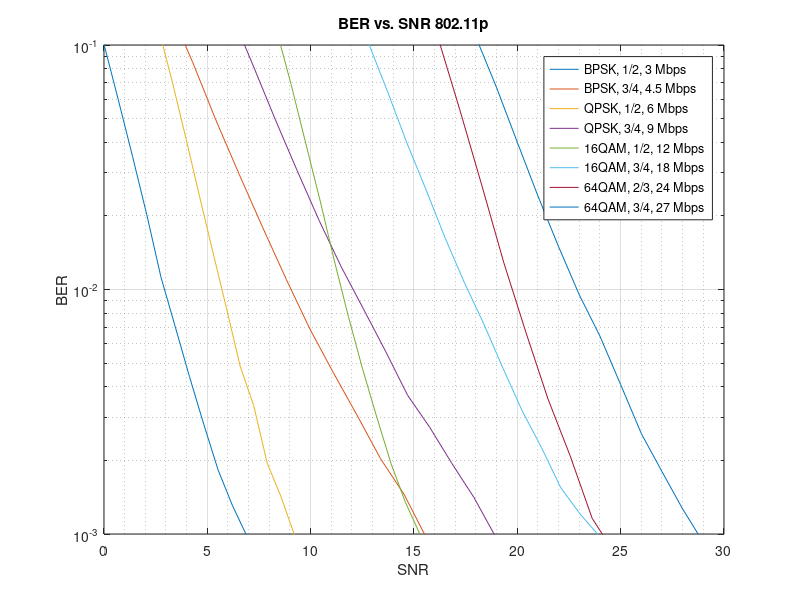
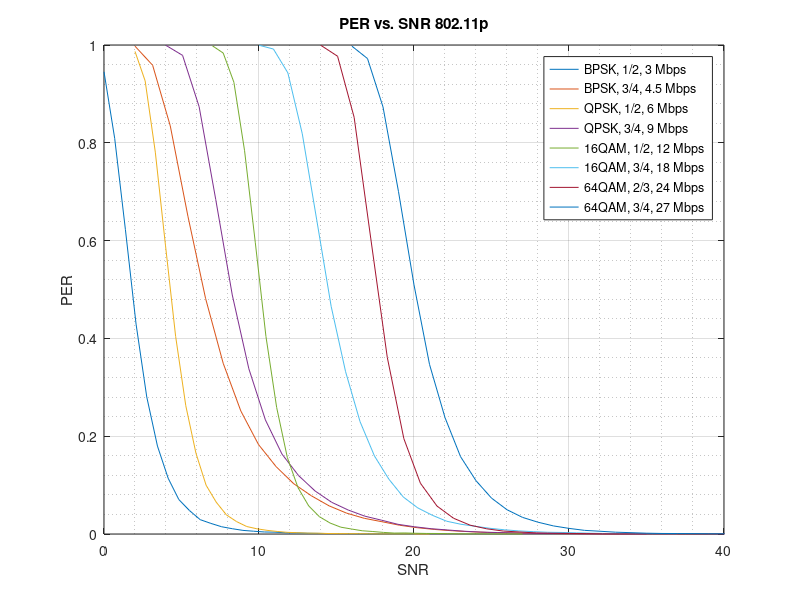

The MATLAB source for these figures, in order:
clear all
close all
clc
load rician_2_PER_SIM_FINO_50.mat
figure(1)
for i=1:8 
semilogy(SNRT(i,:),BERT(i,:))
hold on
end
grid on
grid minor
axis([0 30 10e-4 10e-2])
title('BER vs. SNR 802.11p')
ylabel('BER')
xlabel('SNR')
legend('BPSK, 1/2, 3 Mbps','BPSK, 3/4, 4.5 Mbps','QPSK, 1/2, 6 Mbps',...
    'QPSK, 3/4, 9 Mbps','16QAM, 1/2, 12 Mbps','16QAM, 3/4, 18 Mbps',...
    '64QAM, 2/3, 24 Mbps','64QAM, 3/4, 27 Mbps')
%%
figure(2)
for i=1:8 
plot(SNRT(i,:),PERT(i,:))
hold on
end
grid on
grid minor
axis([0 40 0 1])
title('PER vs. SNR 802.11p')
ylabel('PER')
xlabel('SNR')
legend('BPSK, 1/2, 3 Mbps','BPSK, 3/4, 4.5 Mbps','QPSK, 1/2, 6 Mbps',...
    'QPSK, 3/4, 9 Mbps','16QAM, 1/2, 12 Mbps','16QAM, 3/4, 18 Mbps',...
    '64QAM, 2/3, 24 Mbps','64QAM, 3/4, 27 Mbps')
